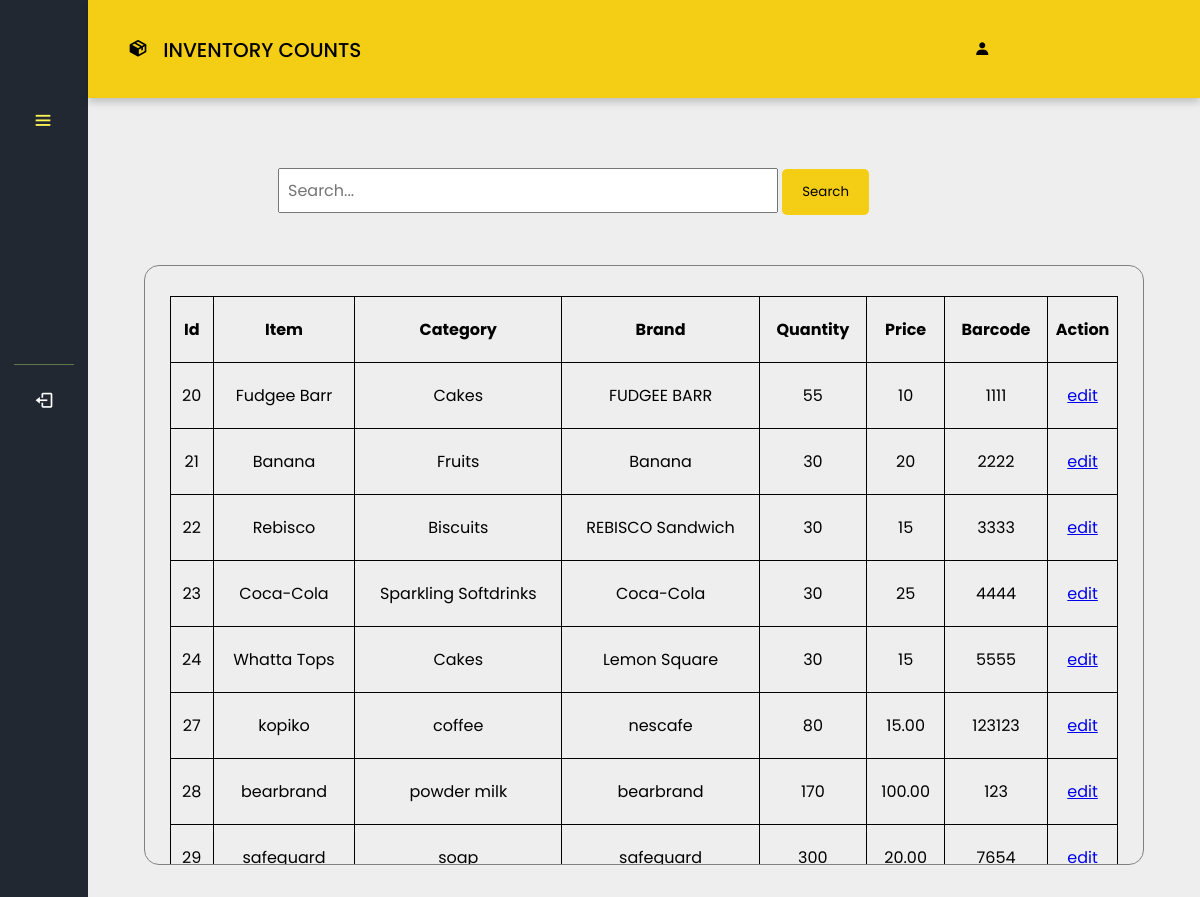
The app's page /POS_Inventory/inventorycounts.php (signed in) with its own data.
### tables this page shows
CREATE TABLE `products` (
  `product_Id` int(50) NOT NULL,
  `name` varchar(70) NOT NULL,
  `category` varchar(75) NOT NULL,
  `brand` varchar(75) NOT NULL,
  `stocks` int(255) NOT NULL,
  `price` varchar(255) NOT NULL,
  `barcode` int(5) NOT NULL
);

### POS_Inventory/inventorycounts.php (the view, shortened to what this page needs)
<?php
if (isset($_SESSION['UserLogin'])) {
  $userrole = $_SESSION['UserRole'];
} else {
  header("Location: /pos/login.php");
  exit();
}
$pdo = connection();
$sql = "SELECT * FROM products";
$stmt = $pdo->query($sql);
$items = $stmt->fetchAll(PDO::FETCH_ASSOC);
$search = isset($_GET['search']) ? $_GET['search'] : '';
$sql = "SELECT * FROM products WHERE name LIKE :search";
$stmt = $pdo->prepare($sql);
$stmt->bindValue(':search', "%$search%");
$stmt->execute();
$items = $stmt->fetchAll(PDO::FETCH_ASSOC);
?>
<!DOCTYPE html>
<html lang="en">
<head>
  <link rel="stylesheet" href="styles/inventory.css" />
  <link rel="stylesheet" href="styles/inventorycounts.css" />
  <link href='https://unpkg.com/boxicons@2.1.4/css/boxicons.min.css' rel="stylesheet">
</head>
<body>
<nav class="sidebar close">
<header>
<div class="image-text">
</div>
  <i class="bx bx-menu toggle"></i>
</header>
<div class="menu-bar">
<div class="menu">
    <div class="bottom-content">
    <hr style="height: 1px; opacity: 40%; border-width: 0; margin-top: 200px; background-color: #BFEA7C;"/>
    <li class="nav-link">
      <a href="/updated pos/logout.php">
      <i class="bx bx-log-out icon"></i>
      </a>
    </li>
    </div>
</div>
</div>
</nav>
<section class="home" style="position: fixed;">
  <div class="userheader">
  <h1><i class="bx bxs-package icon">&nbsp</i> INVENTORY COUNTS</h1>
  <h2><i class="bx bxs-user usericon">&nbsp</i> <?php echo htmlspecialchars($userrole); ?></h2>
  </div>
  <div class="search-container">
    <form method="GET" action="">
      <input type="text" name="search" class="search-input" placeholder="Search..." value="<?php echo $search; ?>">
      <button type="submit" class="search-button">Search</button>
    </form>
  </div>
  <div class="table1">
    <div class="tabbox">
    <table>
      <tr>
        <th>Id</th>
        <th>Item</th>
        <th>Category</th>
        <th>Brand</th>
        <th>Quantity</th>
        <th>Price</th>
        <th>Barcode</th>
        <th class="th4">Action</th>
      </tr>
      <?php foreach ($items as $row){ ?>
        <tr>
          <td><?= $row['product_Id'];?></td>
          <td><?= $row['name'];?></td>
          <td><?= $row['category'];?></td>
          <td><?= $row['brand'];?></td>
          <td><?= $row['stocks'];?></td>
          <td><?= $row['price'];?></td>
          <td><?= $row['barcode'];?></td>
          <td width="30"><a href="editinventorycounts.php?ID=<?= $row['product_Id'];?>" class="button-small">edit</a></td>
        </tr>
      <?php }?>
    </table>
      </div>
  </div>
</section>
</body>
</html>

### POS_Inventory/styles/inventory.css (style rules this page uses)
* { padding: 0; margin: 0; box-sizing: border-box; font-family: 'Poppins', sans-serif; }
:root { --background-color: #222831; --color: #F4CE14; --hover-color: #FFF455; --text-color: #000000; --text-color2: black; }
body { height: 100vh; background: #EEEEEE; }
.sidebar { float: left; top: 0; left: 0; height: 100%; width: 250px; padding: 10px 14px; background: var(--background-color); z-index: 100; cursor: pointer; }
.sidebar.close { width: 88px; }
.sidebar .menu { margin-top: -60px; }
.sidebar li { height: 50px; margin-top: 10px; list-style: none; display: flex; align-items: center; }
.sidebar li .icon { display: flex; align-items: center; justify-content: center; min-width: 60px; font-size: 20px; }
.sidebar li .icon, .sidebar li .text { color: #fff; }
.sidebar header { position: relative; }
.sidebar header .image-text { display: flex; align-items: center; padding-top: 1rem; }
.sidebar header .toggle { position: absolute; color:var(--hover-color); margin-top: -30px; top: 60%; left: 90%; font-size: 22px; line-height: 50px; transform: translateY(-50%); cursor: pointer; }
.sidebar li a { text-decoration: none; height: 100%; width: 100%; display: flex; align-items: center; border-radius: 6px; }
.sidebar .menu-bar { height: calc(100% - 60px); display: flex; flex-direction: column; justify-content: space-between; padding-top: 3rem; }
.sidebar.close .toggle { left: 30%; margin-top: 10px; }
.home { height: 100vh; left: 250px; width: calc(100% - 250px); position: relative; }
.home .userheader { padding: 35px 40px; background-color: var(--color); box-shadow: 0 4px 8px 0 rgba(0, 0, 0, 0.2); }
.home .userheader h1 { font-size: 20px; font-weight: 500; color: var(--text-color); }
.home .userheader h2 { font-size: 16px; font-weight: 500; color: var(--text-color); margin-left: 82%; margin-top: -27px; }
.sidebar.close ~ .home { left: 88px; width: calc(100% - 88px); }
.bottom-content { margin-top: 10px; }
table { margin: 10px; text-align: center; }

### POS_Inventory/styles/inventorycounts.css (style rules this page uses)
.search-container { text-align: left; margin-bottom: 10px; margin-top: 70px; margin-left: 190px; }
.search-input { padding: 8px; width: 500px; font-size: 16px; }
.th4 { width: 60px; }
.search-button { background-color: #F4CE14; color: black; padding: 13px 20px; border: none; cursor: pointer; border-radius: 5px; }
.tabbox { overflow-y: scroll; width: 90%; height: 600px; border: 1px solid gray; margin-left: auto; margin-right: auto; border-radius: 15px; }
table { width: 95%; margin-top: 30px; margin-left: auto; margin-right: auto; margin-bottom: 30px; border-collapse: collapse; }
th, td { border: 1px solid rgb(0, 0, 0); padding: 20px 8px; text-align: center; }
.table1 { align-items: center; margin-top: 50px; }

### records on screen
products: product_Id "20", name "Fudgee Barr", category "Cakes", brand "FUDGEE BARR", stocks "55", price "10", barcode "1111"
products: product_Id "21", name "Banana", category "Fruits", brand "Banana", stocks "30", price "20", barcode "2222"
products: product_Id "22", name "Rebisco", category "Biscuits", brand "REBISCO Sandwich", stocks "30", price "15", barcode "3333"
products: product_Id "23", name "Coca-Cola", category "Sparkling Softdrinks", brand "Coca-Cola", stocks "30", price "25", barcode "4444"
products: product_Id "24", name "Whatta Tops", category "Cakes", brand "Lemon Square", stocks "30", price "15", barcode "5555"
products: product_Id "27", name "kopiko", category "coffee", brand "nescafe", stocks "80", price "15.00", barcode "123123"
products: product_Id "28", name "bearbrand", category "powder milk", brand "bearbrand", stocks "170", price "100.00", barcode "123"
products: product_Id "29", name "safeguard", category "soap", brand "safeguard", stocks "300", price "20.00", barcode "7654"
